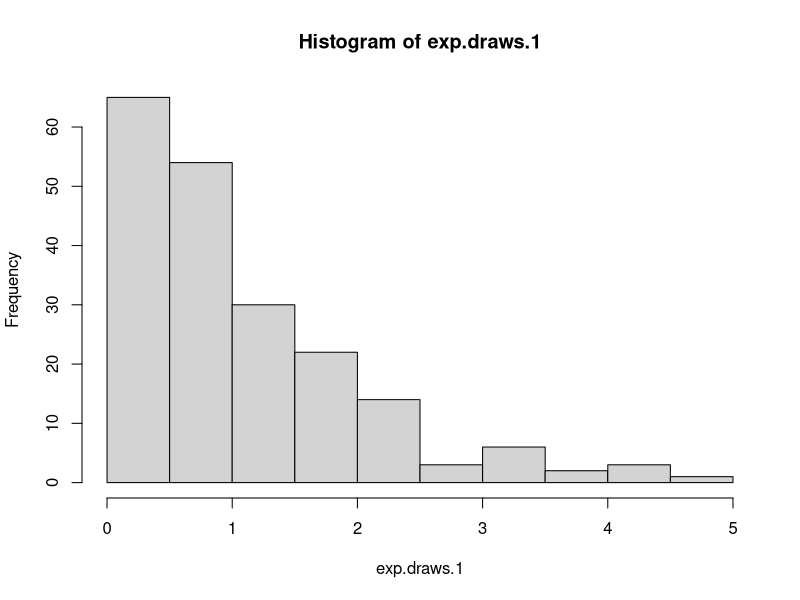
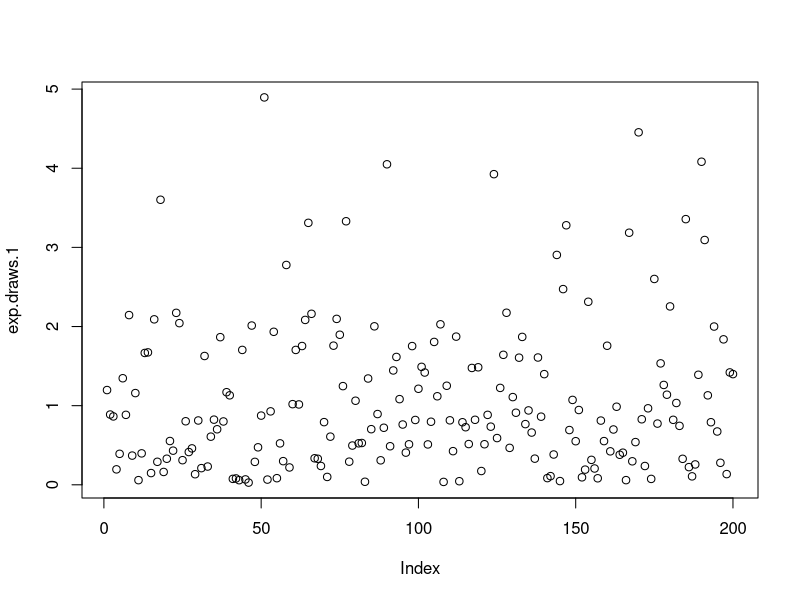
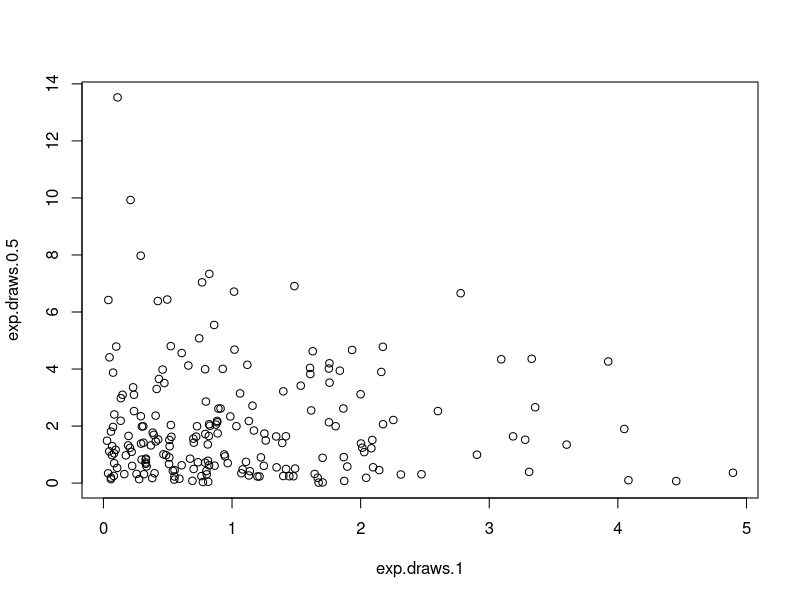
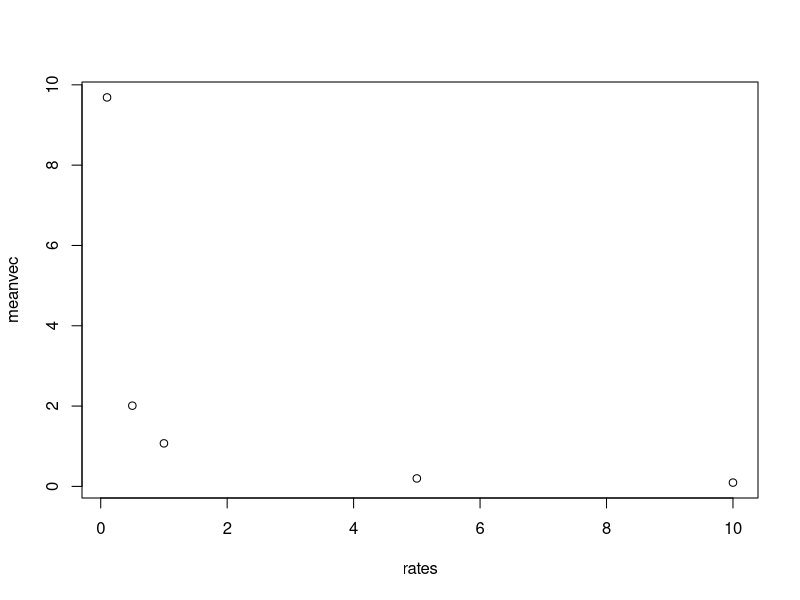
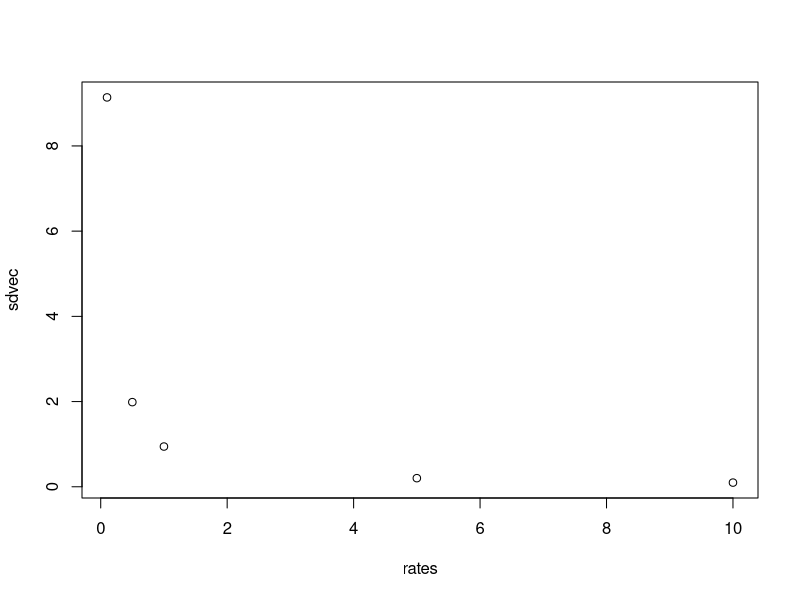
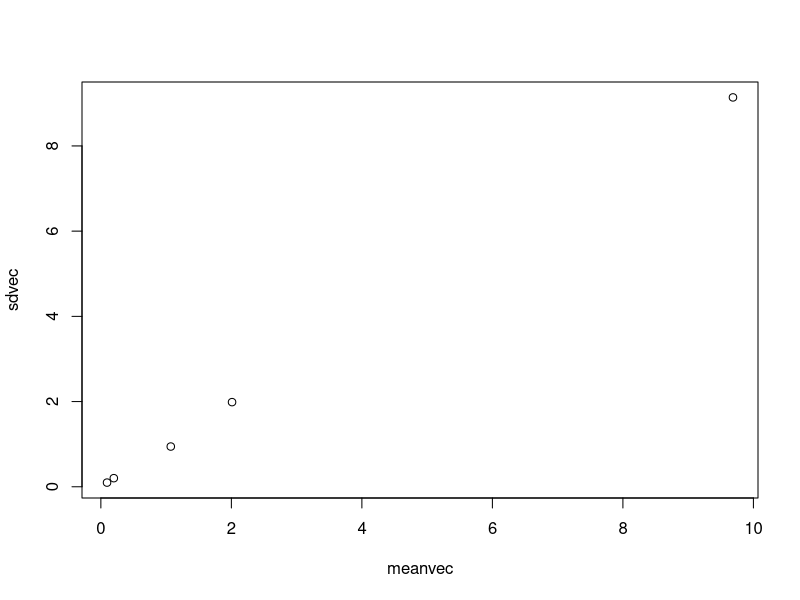
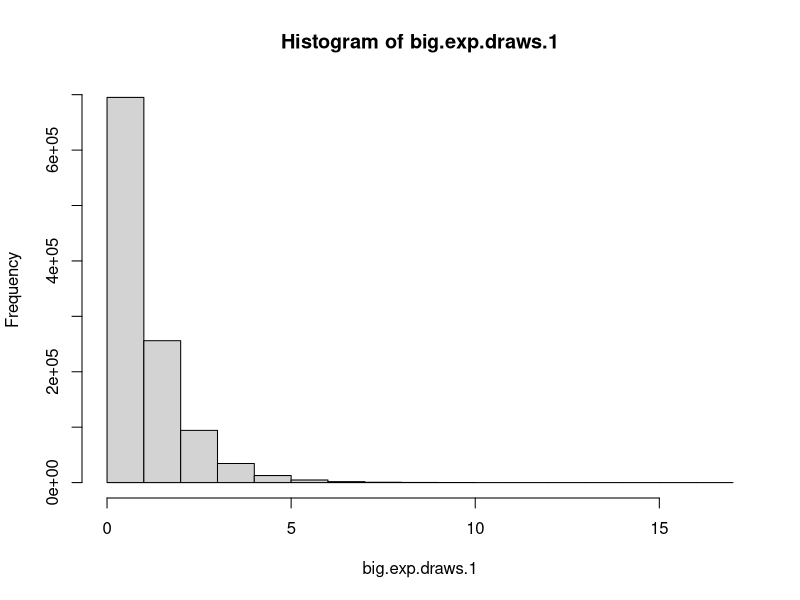
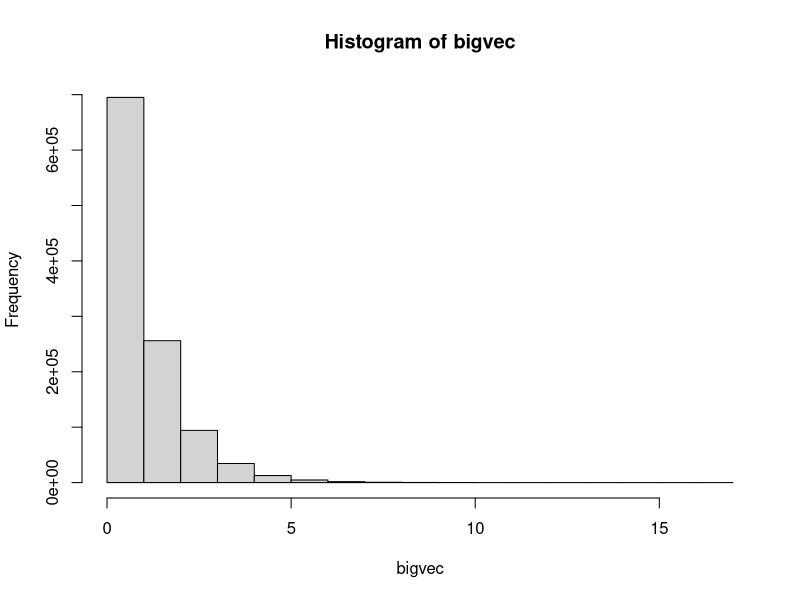

The R source for these figures, in order:
## ---- chunk 1
exp.draws.1=rexp(200)
mean(exp.draws.1)
sd(exp.draws.1)
## ---- chunk 2
exp.draws.0.1=rexp(200,rate=0.1)
mean(exp.draws.0.1)
sd(exp.draws.0.1)
## ---- chunk 3
exp.draws.0.5=rexp(200,rate=0.5)
mean(exp.draws.0.5)
sd(exp.draws.0.5)
## ---- chunk 4
exp.draws.5=rexp(200,rate=5)
mean(exp.draws.5)
sd(exp.draws.5)
## ---- chunk 5
exp.draws.10=rexp(200,rate=10)
mean(exp.draws.10)
sd(exp.draws.10)
## ---- chunk 6
hist(exp.draws.1)

## ---- chunk 7
plot(exp.draws.1)
## ---- chunk 8
plot(exp.draws.1,exp.draws.0.5)
## ---- chunk 9
mat <- cbind(exp.draws.0.1,exp.draws.0.5,exp.draws.1,exp.draws.5,exp.draws.10)
meanvec <- apply(mat,2,mean)
## ---- chunk 10
rates<-c(0.1,0.5,1,5,10)
plot(rates,meanvec)
## ---- chunk 11
sdvec <- apply(mat,2,sd)
plot(rates,sdvec)
## ---- chunk 12
plot(meanvec,sdvec)
## ---- chunk 13
big.exp.draws.1 <- rexp(1100000)
mean(big.exp.draws.1)
sd(big.exp.draws.1)
## ---- chunk 14
hist(big.exp.draws.1)
## ---- chunk 15
big1<-big.exp.draws.1[big.exp.draws.1>1]
mean(big1)
## ---- chunk 16
big.exp.draws.1.mat<-matrix(big.exp.draws.1,nrow=1100)
bigvec<- as.vector(big.exp.draws.1.mat)
bighist<-hist(bigvec)
## ---- chunk 17
mean.371<-mean(big.exp.draws.1.mat[,371])
## ---- chunk 18
mean.all <- colMeans(big.exp.draws.1.mat)
hist(mean.all)
